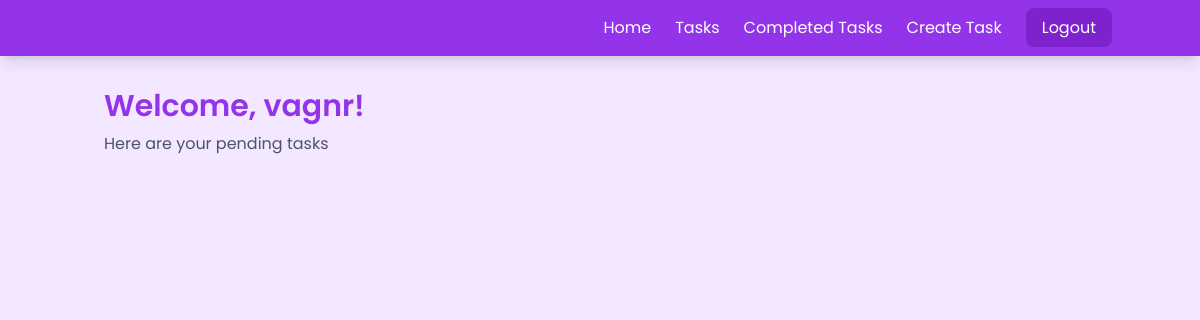
Page /tasks/ (signed in) on the earlier database version.
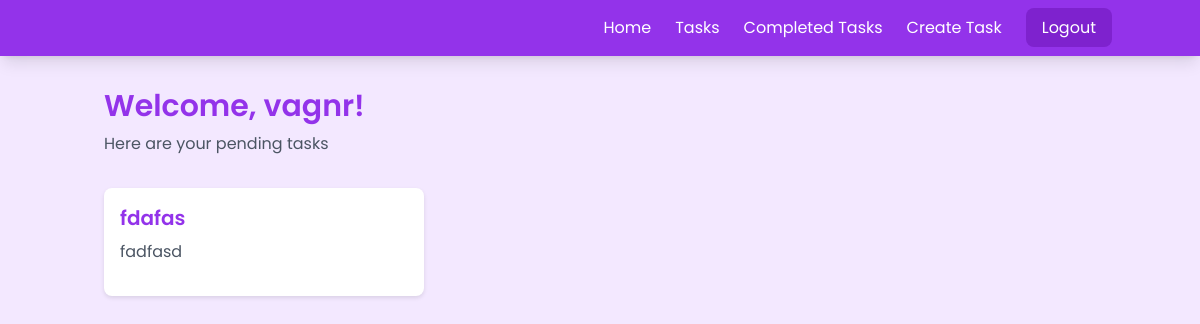
Same page on the later database version.
### tasks/models.py (models this page shows, shortened)
class Task(models.Model):  # Debe ser Task en singular, no tasks
    title = models.CharField(max_length=200)  # Corregir si está como 'tilte'
    description = models.TextField()
    created = models.DateTimeField(auto_now_add=True)
    datecompleted = models.DateTimeField(null=True, blank=True)
    important = models.BooleanField(default=False)
    user = models.ForeignKey(User, on_delete=models.CASCADE)

### tasks/views.py (the view)
# urls.py: path('', include('tasks.urls-tasks')),
@login_required
def tasks(request):
    tasks_list = Task.objects.filter(user=request.user , datecompleted__isnull=True)
    return render(request, 'tasks/tasks.html', {
        'form': TaskForm(),
        'tasks': tasks_list,
        'user': request.user.username
    })

### tasks/templates/tasks/tasks.html (shortened to what this page needs)
{% extends 'layouts/base.html' %}
{% block content %}
    <div class="mb-8">
        <h1 class="text-3xl font-semibold text-purple-600 mb-2">Welcome, {{ user }}!</h1>
        <p class="text-gray-600">Here are your pending tasks</p>
    </div>
    <div class="grid gap-4 md:grid-cols-2 lg:grid-cols-3">
        {% for task in tasks %}
            <div class="task-card">
                <a href="{% url 'task_detail' task.id %}" class="block">
                    <h2 class="text-xl font-semibold mb-2 {% if task.important %}text-purple-600{% endif %}">
                        {{ task.title }}
                    </h2>
                </a>
                <p class="text-gray-600 mb-4">{{ task.description }}</p>
            </div>
        {% endfor %}
    </div>
{% endblock %}

Differences in the rows shown:
added Task: title "fdafas", description "fadfasd"
